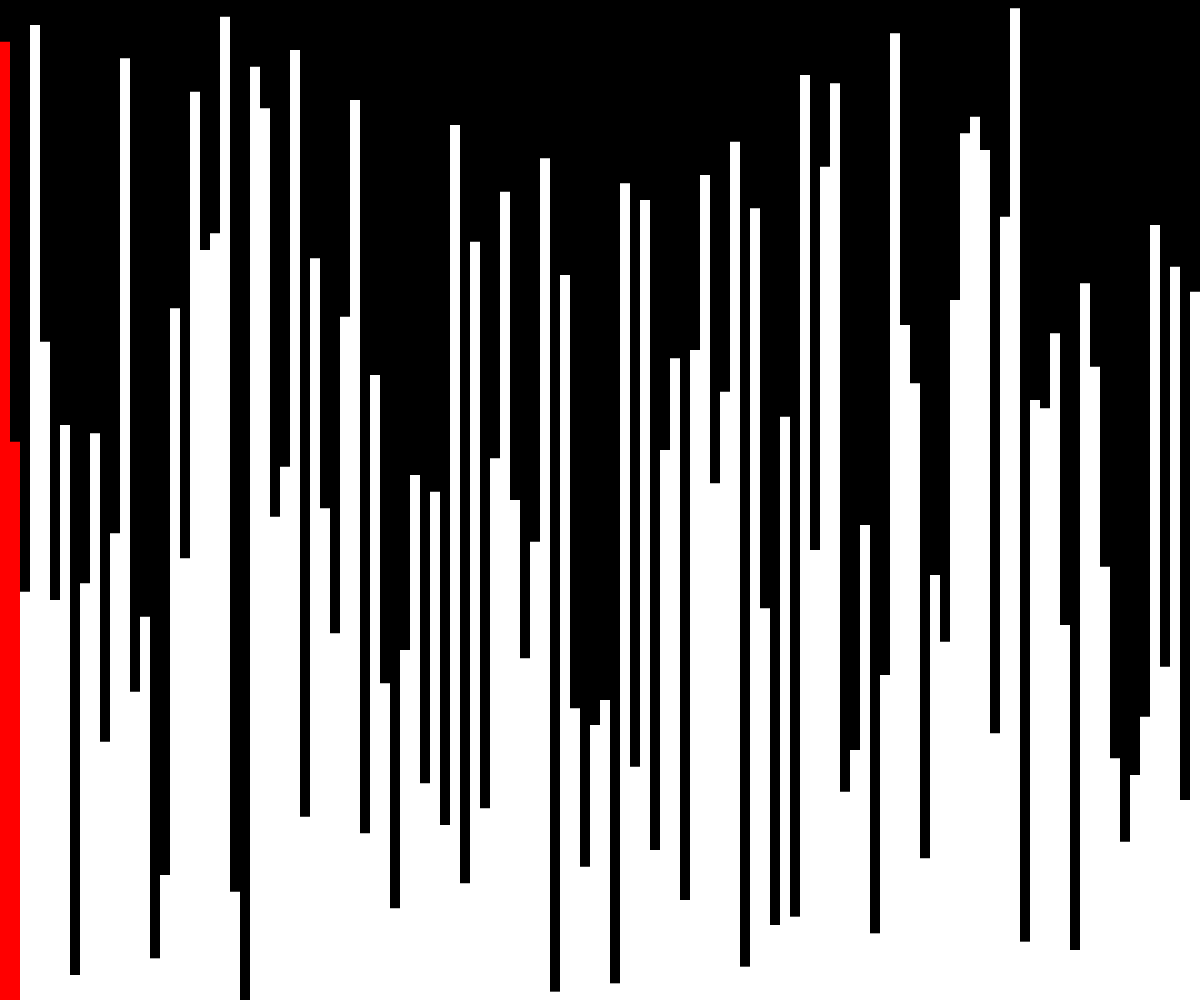
Frame 1 (no input)
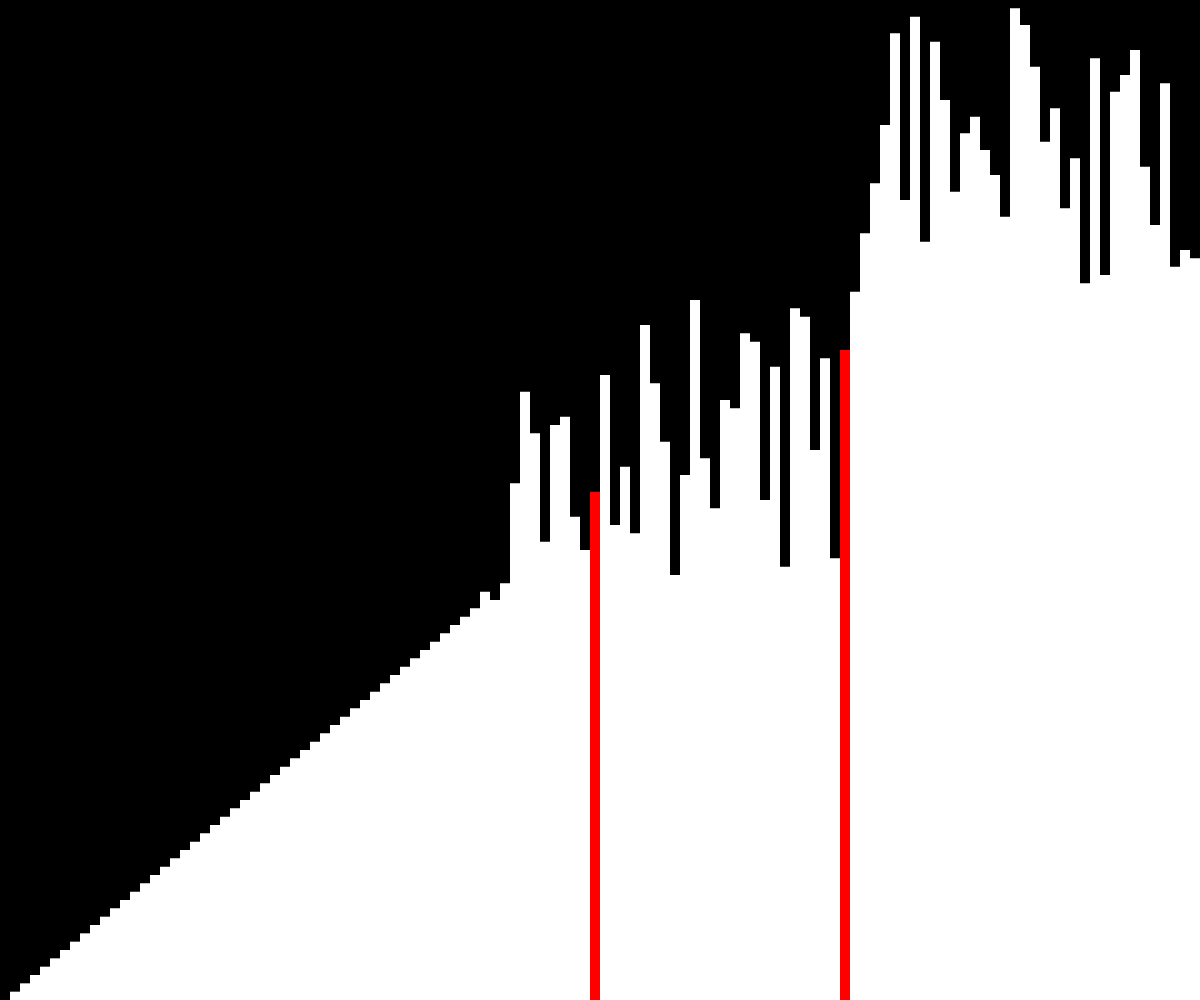
Frame 60 (no input)
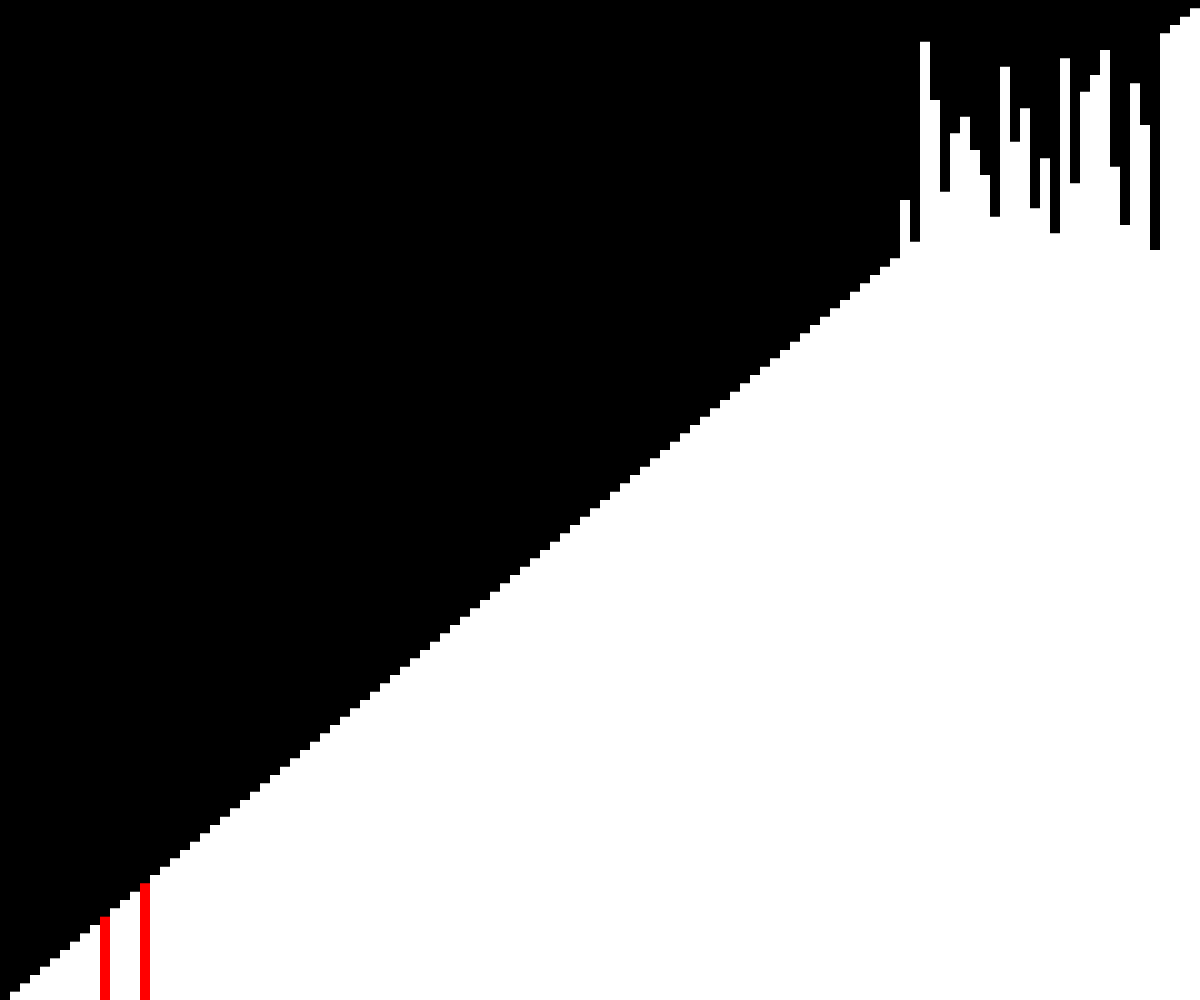
Frame 120 (the mouse pressed at the canvas centre since frame 60)

The p5.js sketch that drew these frames (run headless with seeded random() and noise() and a simulated clock; from frame 60 on, the mouse is pressed at the canvas centre):

// p5.js sketch
// ── sketch.js
let arr;

let history = [];
let historyStates = [];
let n = 0;

let nums;
let widthRect;

function swap(arr, a, b) {
    temp = arr[a];
    arr[a] = arr[b];
    arr[b] = temp;
}

function partition(arr, start, end) {
    let pivot = arr[end];
    let i = start;

    for (let j = start; j < end; j++) {
        if (arr[j] < pivot) {
            swap(arr, j, i);
            historyStates.push([i, j, pivot]);
            i++;
        }
    }
    swap(arr, i, end);

    return i;
}

function quickSort(arr, low=0, high=undefined) {
    history.push([...arr])

    if (high == undefined) {
        high = arr.length - 1;
    }

    if (low < high) {
        let p = partition(arr, low, high);

        // historyStates.push([p]);

        quickSort(arr, low, p - 1);
        quickSort(arr, p + 1, high);
    }
}

function shuffleArray(array) {
    for (var i = array.length - 1; i > 0; i--) {
        var j = floor(random() * (i + 1));
        var temp = array[i];
        array[i] = array[j];
        array[j] = temp;
    }
}

function setup() {
    createCanvas(windowWidth, windowHeight);

    nums = floor(width / 10);
    widthRect = width / nums;

    arr = new Array(nums);
    for (let i = 0; i < nums; i++) {
        arr[i] = map(i, 0, nums, 0, height);
    }
    shuffleArray(arr);

    quickSort(arr);
}

function draw() {
    background(0);
    fill(255);
    noStroke();

    let hist = history[n];

    for (let i = 0; i < hist.length; i++) {

        try {
            if (historyStates[n].includes(i)) {
                fill(255, 0, 0);
            }
            else {
                fill(255);
            }
        }
        catch {fill(255)}

        let val = hist[i];
        rect(i * widthRect, height - val, widthRect, val);
    }
    
    // noLoop();
    if (n >= history.length - 1) {
        noLoop();
    }
    else {
        n++;
    }
}
